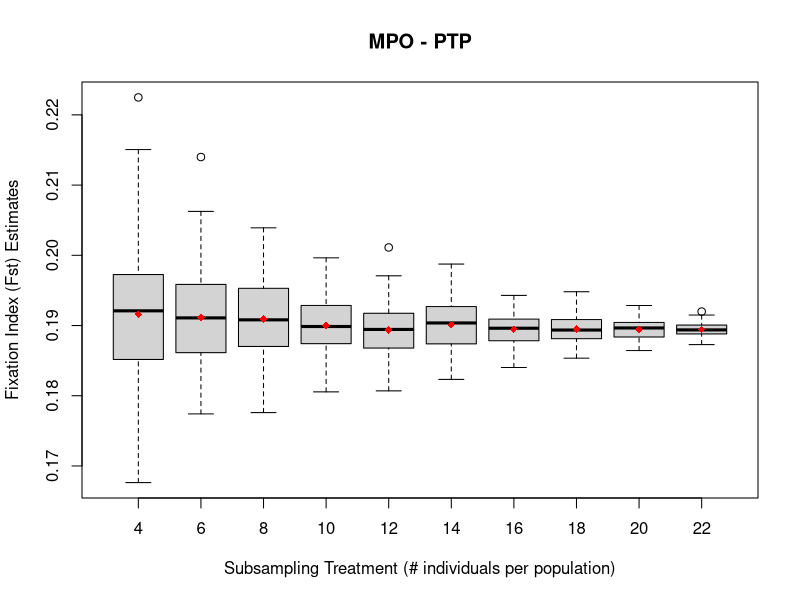

Reproduce this figure in R.
#####Example code for generating a boxplot, exactly as it should be entered into 'R'

setwd("/Users/jermaine/ISU_Projects/Webbhelix_Project/subproject--MinSampSize_for_Pop_Genomics/06_MinSampSize_Boxplots_InNOut_Files/Fst_Estimates")
SNP<-read.csv('MPO_PTP_Fst_SubSamp_Estimates_Boxplot_input.csv')
head(SNP)
boxplot(SNP$MPO.PTP.Fst.estimates~SNP$Subsampling.group, xlab='Subsampling Treatment (# individuals per population)', ylab='Fixation Index (Fst) Estimates', main='MPO - PTP')
means <- tapply(SNP$MPO.PTP.Fst.estimates,SNP$Subsampling.group,mean)
points(means,col="red",pch=18)
#points(means,pch=3)

############################################################################################

#boxplot(SNP$SNP.error.rate~SNP$Parameter, xlab='Stacks parameter', ylab='SNP error rate', main='SNP')

#means <- tapply(SNP$SNP.error.rate,SNP$Parameter,mean)
#points(means,col="red",pch=18)
